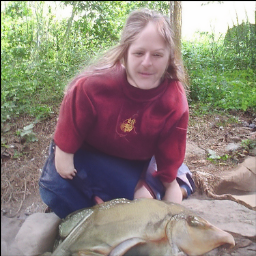
#> input picture sample_images/fake/0_adm_0.PNG, 256 x 256 px
$ python preprocessing.py
#> lines starting #> are read from the running program, lines starting #| are printed output that depends on the picture
import torch
import torch.nn as nn
import torch.nn.functional as F
import cv2
import numpy as np
from PIL import Image, ImageFilter
import io
import matplotlib.pyplot as plt
import random
from skimage import data
from scipy.ndimage import rotate
from kernels import *


# [15 lines left out: function img_to_patches, not called in this run]


def get_l1(v):
    return np.sum(np.abs(v[:, :-1] - v[:, 1:]))


def get_l2(v):
    return np.sum(np.abs(v[:-1, :] - v[1:, :]))


# [69 lines left out: functions get_l3l4, get_pixel_var_degree_for_patch, extract_rich_and_poor_textures, get_complete_image, smash_n_reconstruct, apply_high_pass_filter, not called in this run]

# Define the image processing functions

import cv2
import numpy as np
from scipy.ndimage import rotate
from kernels import *
# Read the image
image = cv2.imread('./sample_images/fake/0_adm_0.PNG', cv2.IMREAD_GRAYSCALE)
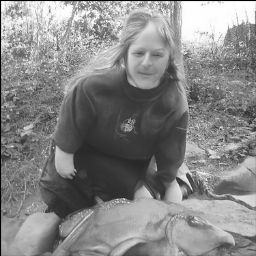
#> image: shape (256, 256); min 0, max 254, mean 134.6
filtered_images= []

rotated_kernels = []

for idx, kernel in enumerate(kernels):
    for angle in angles[idx]:
        # Rotate the kernel at the specified angle
        rotated_kernel = rotate(kernel, angle, reshape=False)
        # Round the values to avoid floating point precision issues
        rotated_kernels.append(rotated_kernel)
        # Add the rotated kernel to the list
        rotated_kernel = np.round(rotated_kernel)

for rotated_kernel in rotated_kernels:
    # Apply convolution
    filtered_images.append( cv2.filter2D(image, -1, rotated_kernel))
#> after the loop, filtered_images = 30 items

print(len(rotated_kernels))

# Display the original and filtered images
cv2.imshow('Original Image', image)
for idx, filtered_image in enumerate(filtered_images):
    cv2.imshow('Filtered Image', filtered_image)
    cv2.waitKey(0)
    cv2.destroyAllWindows()
#> this loop made 30 passes
#> pass 1, `cv2.imshow('Filtered Image', filtered_image)`:
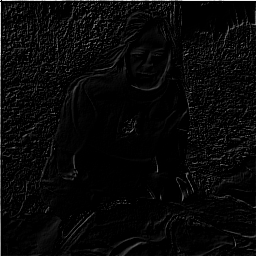
#> window 'Filtered Image': shape (256, 256); min 0, max 240, mean 8.4
#> pass 2, `cv2.imshow('Filtered Image', filtered_image)`:
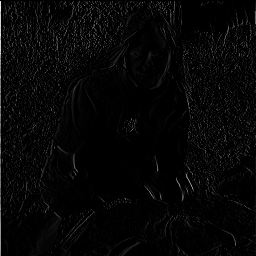
#> window 'Filtered Image': shape (256, 256); min 0, max 238, mean 6.1
# [23 lines left out: functions jpeg_compression, gaussian_blur, downsampling, not called in this run]

$ run again, with sample_images/fake/0_adm_2.PNG copied over sample_images/fake/0_adm_0.PNG
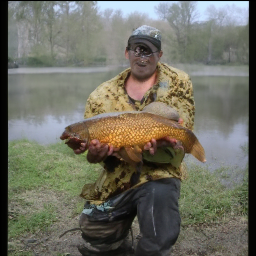
#> input picture sample_images/fake/0_adm_2.PNG, 256 x 256 px
#> `image = cv2.imread('./sample_images/fake/0_adm_0.PNG', cv2.IMREAD_GRAY..`:
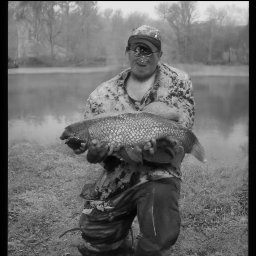
#> image: shape (256, 256); min 0, max 229, mean 108.4
#> after the loop `for rotated_kernel in rotated_kernels:`: filtered_images = 30 items
#> the loop `for idx, filtered_image in enumerate(filtered_images):` made 30 passes
#> pass 2, `cv2.imshow('Filtered Image', filtered_image)`:
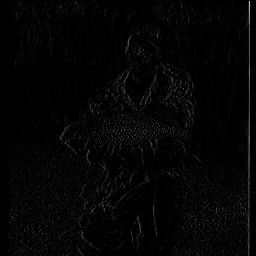
#> window 'Filtered Image': shape (256, 256); min 0, max 190, mean 4

$ run again, with sample_images/fake/0_adm_3.PNG copied over sample_images/fake/0_adm_0.PNG
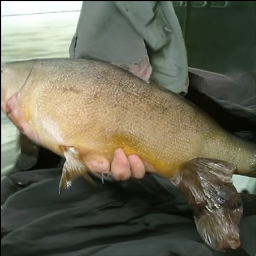
#> input picture sample_images/fake/0_adm_3.PNG, 256 x 256 px
#> `image = cv2.imread('./sample_images/fake/0_adm_0.PNG', cv2.IMREAD_GRAY..`:
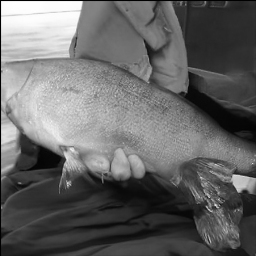
#> image: shape (256, 256); min 0, max 254, mean 101.6
#> after the loop `for rotated_kernel in rotated_kernels:`: filtered_images = 30 items
#> the loop `for idx, filtered_image in enumerate(filtered_images):` made 30 passes
#> pass 2, `cv2.imshow('Filtered Image', filtered_image)`:
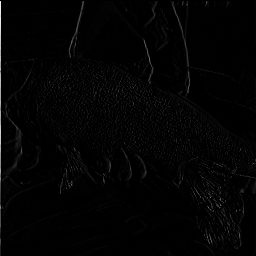
#> window 'Filtered Image': shape (256, 256); min 0, max 237, mean 3.4
